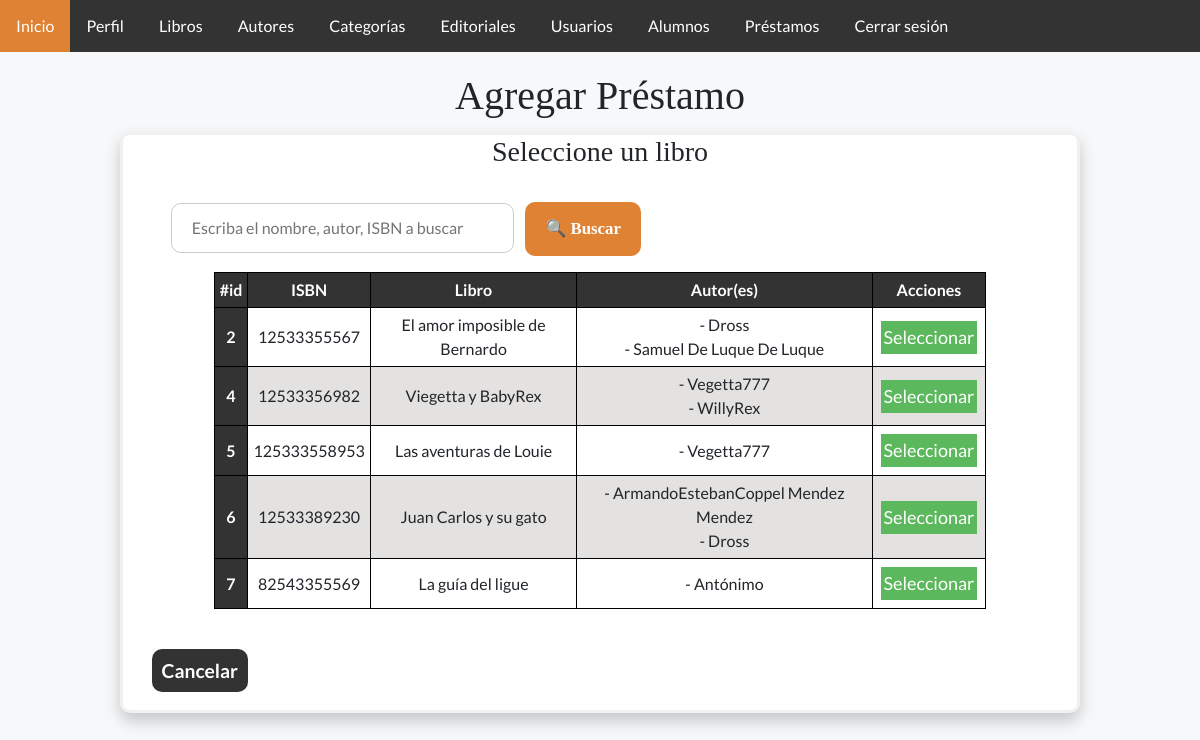
The page /prestamoAgregar.php (signed in) on the database as committed earlier.
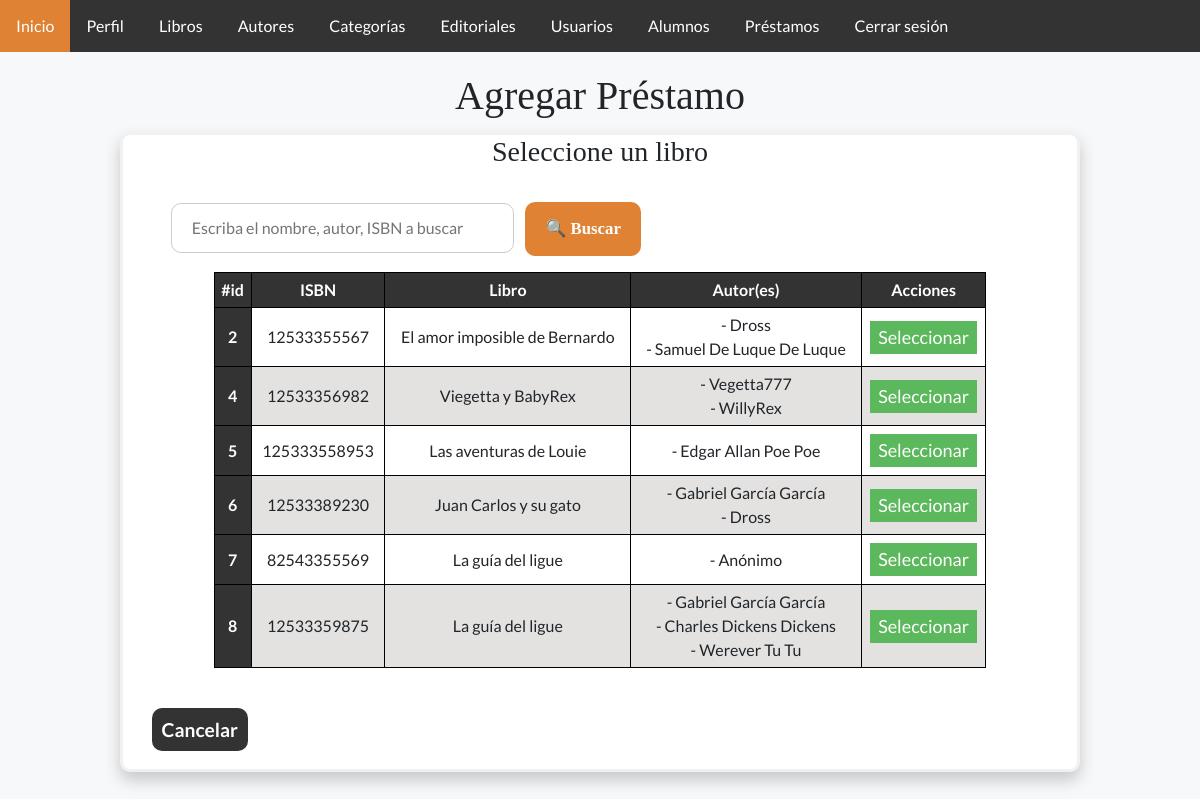
The same page on the database as committed later.
### tables this page shows
CREATE TABLE `libros` (
  `idLibro` int(11) NOT NULL,
  `titulo` varchar(200) NOT NULL,
  `paginas` int(11) NOT NULL,
  `descripcion` varchar(1100) NOT NULL,
  `pais` varchar(20) DEFAULT NULL,
  `fechaPublicacion` date NOT NULL,
  `idioma` varchar(20) DEFAULT NULL,
  `isbn` varchar(13) DEFAULT NULL,
  `existencia` int(11) NOT NULL,
  `idCategoria` int(11) NOT NULL,
  `idEditorial` int(11) NOT NULL,
  `numlibro` varchar(5) NOT NULL,
  `status` varchar(20) NOT NULL
);

### Conexion.php (called while the page is built, shortened)
<?php
    class Server {
        public $server;
        public $user;
        public $pass;
        public $db;
        public $conexion;
        public function conectar() {
            $this->conexion = new mysqli( $this->server, $this->user, $this->pass, $this->db );
        }
        public function consultarTabla($tabla, $condiciones = null) {
            if ($condiciones === null) {
                $sql = "Select * FROM $tabla WHERE status = 'Activo';";
            }else {
                $sql = "Select * FROM $tabla WHERE $condiciones status = 'Activo';";
            }
            return $this->conexion->query($sql);
        }
       public function obtenerAutores($idLibro) {
        $sql = "CALL obtenerAutores($idLibro);";
        if($sentencia = $this->conexion->prepare($sql)){
            $sentencia->execute();
            if($resultado = $sentencia->get_result() )
            return $resultado;
         }
       }
    }
    $server = new Server;
    $server->server = "127.0.0.1";
    $server->user = "root";
    $server->pass = "";
    $server->db = "bd_biblioteca";
?>

### prestamoAgregar.php (the view, shortened to what this page needs)
<?php
    include_once("Conexion.php");
?>
<!DOCTYPE html>
<html lang="es">
<head>
    <link href="css/Estilo.css" rel="stylesheet">
    <link href="Bootstrap_5.1.3/css/bootstrap.min.css" rel="stylesheet">
</head>
<body>
    <?php
        include("barraNavegacion.php");
    ?>
    <header>
        <div class="titulo">
            <h1>Agregar Préstamo</h1>
        </div>
    </header>
    <?php
    if(!isset($_GET["idLibro"])&&!isset($_GET["idAlumno"])){
     mostrarLibros();
    }else
    if(isset($_GET["idLibro"])){
        mostrarAlumnos();
    }
    function mostrarLibros(){
        global $server;
        if(isset($_POST["libro"])){
            $libro = $_POST["libro"];
            $datos = $server->buscarLibro($libro);
        }else{
            $datos = $server->consultarTabla("libros");
        }
        echo '
        <div class = "frmFormulario">
        <div class = "frmMargen2">
        <h3>Seleccione un libro</h3>
        <form class = "frmBuscar" method="post" action= "prestamoAgregar.php">
            <input placeholder = "Escriba el nombre, autor, ISBN a buscar" name="libro" type="text" pattern="([\w]|[á-úñÑ.\-\s])+" required>
            <button type="submit" name="buscar">🔍 Buscar</button>
        </form>
        <div class = "tablaDatos">
            <table style = " width: 90%;">
                <thead>
                    <tr>
                        <th scope="col">#id</th>
                        <th scope="col">ISBN</th>
                        <th scope="col">Libro</th>
                        <th scope="col">Autor(es)</th>
                        <th scope="col">Acciones</th>
                    </tr>
                </thead>
                <tbody>
        ';
                        while($fila = mysqli_fetch_array($datos)){
                            echo "<tr>";
                            echo "<th scope='row'>".$fila['idLibro']."</th>";
                            echo "<td scope='row'>".$fila['isbn']."</td>";
                            echo "<td>".$fila['titulo']."</td>";
                            echo "<td>";
                                $autores = $server->obtenerAutores($fila['idLibro']);
                                    while ($autor = mysqli_fetch_array($autores)){
                                        echo " - ".$autor["nombre"]." ".$autor["apellidoPaterno"]." ".$autor["apellidoPaterno"]."<br>";
                                    }
                            echo "</td>";
                            echo "<td>
                                    <a class='btnEditar' href='prestamoAgregar.php?idLibro=".$fila['idLibro']."'>Seleccionar</a>
                                </td>";
                            echo "</tr>";
                        }
        echo '
                </tbody>
            </table>
            </div>
            </div>
                <a class = "cancel" href="prestamoConsultar.php">Cancelar</a>
                <br><br>
         </div>
        ';
    }
    ?>
</body>
</html>

Rows that differ between the two databases and show on the page:
added libros: idLibro "8", isbn "12533359875", titulo "La guía del ligue", nombre "Gabriel", apellidoPaterno "García", nombre "Charles", apellidoPaterno "Dickens", nombre "Werever", apellidoPaterno "Tu"
Other text that changed with them:
new list line: "- Edgar Allan Poe Poe"
new list line: "- Gabriel García García"
new list line: "- Anónimo"
list line gone: "- Vegetta777"
list line gone: "- ArmandoEstebanCoppel Mendez Mendez"
list line gone: "- Antónimo"
